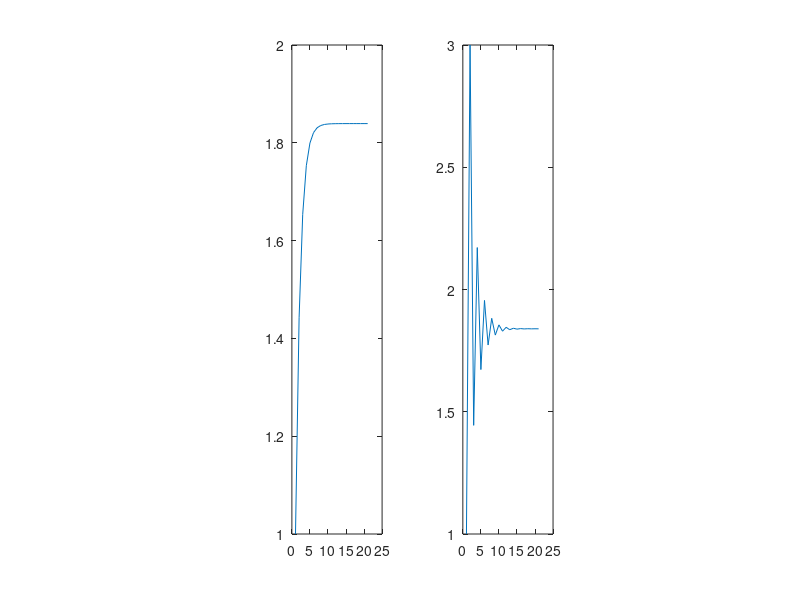

Write the MATLAB code that produced this figure.
clear;clc
x(1)=1;y(1)=1;z(1)=1;%(初始点)
x1(1) = 1;
for k=1:20
    x(k+1)=x(k)^3-x(k)^2-1;
    y(k+1)=(y(k)^2+y(k)+1)^(1/3);
    z(k+1)=1+1/z(k)+1/z(k)^2;
    x1(k+1) = (-2*x(k)^3+x(k)^2-1)/(-3*x(k)^2+2*x(k)+1);
end
n= 1:1:21;
subplot(1,4,1)
plot(n,x);
subplot(1,4,2)
plot(n,y);
subplot(1,4,3)
plot(n,z);
subplot(1,4,4)
plot(n,x1);
